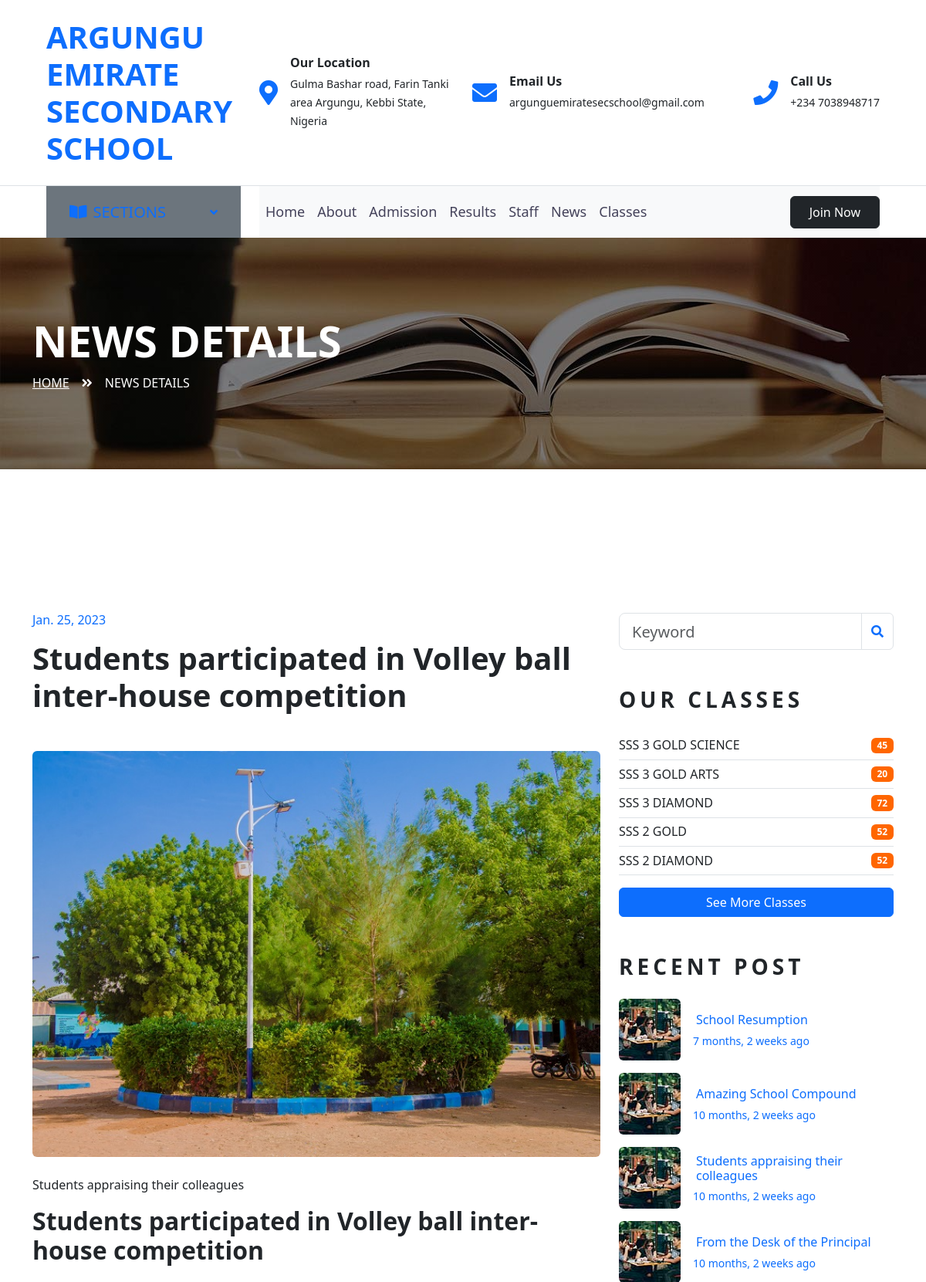
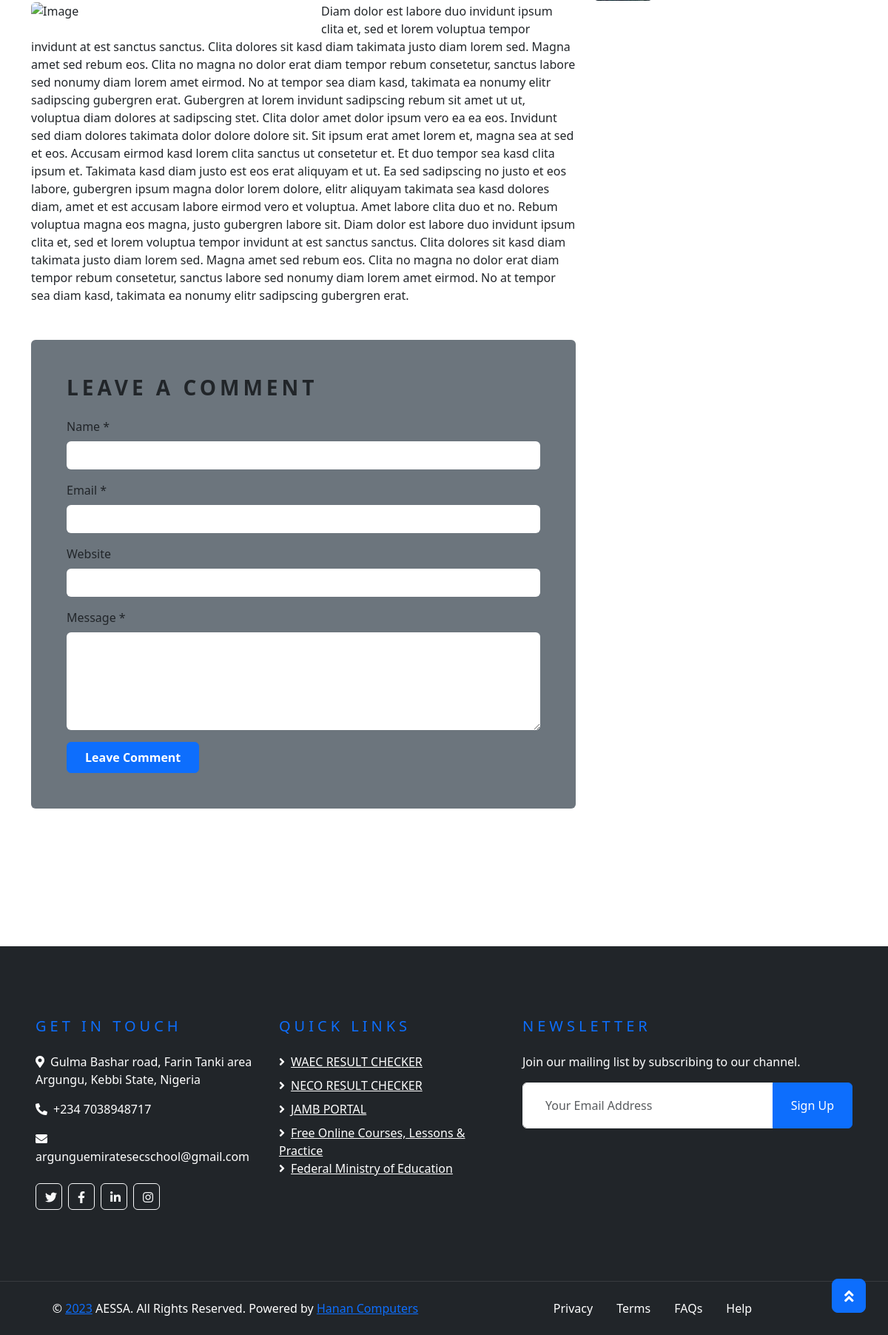
Screenshot of /single/2/ with the database file from the repository (2 pictures, top to bottom).
### base/models.py (models this page shows, shortened)
class News(models.Model):
    title = models.CharField(max_length=200)
    description = models.TextField(null=True, blank=True)
    detail = models.TextField(null=True, blank=True)
    fpict = models.ImageField(null=True, blank=True, default="DSC_1969.jpg")
    spict = models.ImageField(null=True, blank=True)
    updated = models.DateTimeField(auto_now=True)
    Created = models.DateTimeField(auto_now_add=True)

class Classe(models.Model):
    name = models.CharField(max_length=200)
    description = models.CharField(max_length=200)
    master = models.CharField(max_length=200, null=True, blank=True)
    detail = models.TextField(null=True, blank=True)
    snumber = models.IntegerField(null=True, blank=True)
    pict = models.ImageField(null=True, blank=True, default="course-5.jpeg")
    Created = models.DateTimeField(auto_now_add=True)

### base/views.py (the view)
# urls.py: path('single/<str:pk>/', views.single, name="Single"),
def single(request, pk):
    single = News.objects.get(id=pk)
    recent = News.objects.all().order_by('-Created')[0:5]
    clss = Classe.objects.all()[0:5]
    context = {'single':single, 'recent':recent, 'clss':clss}
    return render(request, 'base/single.html', context)

### base/templates/base/single.html (shortened to what this page needs)
{% extends 'main.html' %}
{% block content %}
    <div class="container-fluid page-header" style="margin-bottom: 90px;">
        <div class="container">
            <div class="d-flex flex-column justify-content-center" style="min-height: 300px">
                <h3 class="display-4 text-white text-uppercase">NEWS Details</h3>
                <div class="d-inline-flex text-white">
                    <p class="m-0 text-uppercase"><a class="text-white" href="{% url 'Home' %}">Home</a></p>
                    <i class="fa fa-angle-double-right pt-1 px-3"></i>
                    <p class="m-0 text-uppercase">NEWS DETAILS</p>
                </div>
            </div>
        </div>
    </div>
    <div class="container-fluid py-5">
        <div class="container py-5">
            <div class="row">
                <div class="col-lg-8">
                    <div class="mb-5">
                        <h6 class="text-primary mb-3">{{single.Created|date}}</h6>
                        <h1 class="mb-5">{{single.description}}</h1>
                        <img class="img-fluid rounded w-100 mb-4" src="{{single.fpict.url}}" alt="Image">
                        <p>{{single.title}}</p>
                        <h2 class="mb-4">{{single.description}}</h2>
                        <img class="img-fluid rounded w-50 float-left mr-4 mb-3" src="{{single.Spict.url}}" alt="Image">
                        <p>{{single.detail}}</p>
                    </div>
                    <div class="bg-secondary rounded p-5">
                        <h3 class="text-uppercase mb-4" style="letter-spacing: 5px;">Leave a comment</h3>
                        <form>
                            <div class="form-group">
                                <label for="name">Name *</label>
                                <input type="text" class="form-control border-0" id="name">
                            </div>
                            <div class="form-group">
                                <label for="email">Email *</label>
                                <input type="email" class="form-control border-0" id="email">
                            </div>
                            <div class="form-group">
                                <label for="website">Website</label>
                                <input type="url" class="form-control border-0" id="website">
                            </div>
                            <div class="form-group">
                                <label for="message">Message *</label>
                                <textarea id="message" cols="30" rows="5" class="form-control border-0"></textarea>
                            </div>
                            <div class="form-group mb-0">
                                <input type="submit" value="Leave Comment" class="btn btn-primary py-md-2 px-md-4 font-weight-semi-bold">
                            </div>
                        </form>
                    </div>
                </div>
                <div class="col-lg-4 mt-5 mt-lg-0">
                    <div class="mb-5">
                        <form action="">
                            <div class="input-group">
                                <input type="text" class="form-control form-control-lg" placeholder="Keyword">
                                <div class="input-group-append">
                                    <span class="input-group-text bg-transparent text-primary"><i
                                            class="fa fa-search"></i></span>
                                </div>
                            </div>
                        </form>
                    </div>
                    <div class="mb-5">
                        <h3 class="text-uppercase mb-4" style="letter-spacing: 5px;">Our Classes</h3>
                        <ul class="list-group list-group-flush">
                            {% for cl in clss %}
                            <li class="list-group-item d-flex justify-content-between align-items-center px-0">
                                <a href="" class="text-decoration-none h6 m-0">{{cl.name}}</a>
                                <span class="badge badge-primary badge-pill">{{cl.snumber}}</span>
                            </li>
                            {% endfor %}
                            <a class="btn btn-primary" data-bs-toggle="collapse" href="{% url 'Classes' %}" role="button" aria-expanded="false" aria-controls="collapseExample">
                                See More Classes
                            </a>
                        </ul>
                    </div>
                    <div class="mb-5">
                        <h3 class="text-uppercase mb-4" style="letter-spacing: 5px;">Recent Post</h3>
                        {% for i in recent %}
                        <a class="d-flex align-items-center text-decoration-none mb-3" href="{% url 'Single' i.id %}">
                            <img class="img-fluid rounded" src="img/blog-80x80.jpg" alt="">
                            <div class="pl-3">
                                <h6 class="m-1">{{i.title}}</h6>
                                <small>{{i.Created|timesince}} ago</small>
                            </div>
                        </a>
                        {% endfor %}
                    </div>
                </div>
            </div>
        </div>
    </div>
{% endblock content %}

### rows the page displays
News: Created "Jan. 25, 2023", description "Students participated in Volley ball inter-house competition", fpict (picture), title "Students appraising their colleagues", detail "Diam dolor est labore duo invidunt ipsum clita et, sed et lorem voluptua tempor invidunt at est sanctus sanctus. Clita dolores sit kasd diam takimata justo diam lorem sed. Magna amet sed rebum eos. Clita no magna no dolor erat diam tempor rebum consetetur, sanctus labore sed nonumy diam lorem amet eirmod. No at tempor sea diam kasd, takimata ea nonumy elitr sadipscing gubergren erat. Gubergren at lorem invidunt sadipscing rebum sit amet ut ut, voluptua diam dolores at sadipscing stet. Clita dolor amet dolor ipsum vero ea ea eos. Invidunt sed diam dolores takimata dolor dolore dolore sit. Sit ipsum erat amet lorem et, magna sea at sed et eos. Accusam eirmod kasd lorem clita sanctus ut…", Created "10 months, 2 weeks"
Classe: name "SSS 3 GOLD SCIENCE", snumber "45"
Classe: name "SSS 3 GOLD ARTS", snumber "20"
Classe: name "SSS 3 DIAMOND", snumber "72"
Classe: name "SSS 2 GOLD", snumber "52"
Classe: name "SSS 2 DIAMOND", snumber "52"
News: title "School Resumption", Created "7 months, 2 weeks"
News: title "Amazing School Compound", Created "10 months, 2 weeks"
News: title "From the Desk of the Principal", Created "10 months, 2 weeks"
